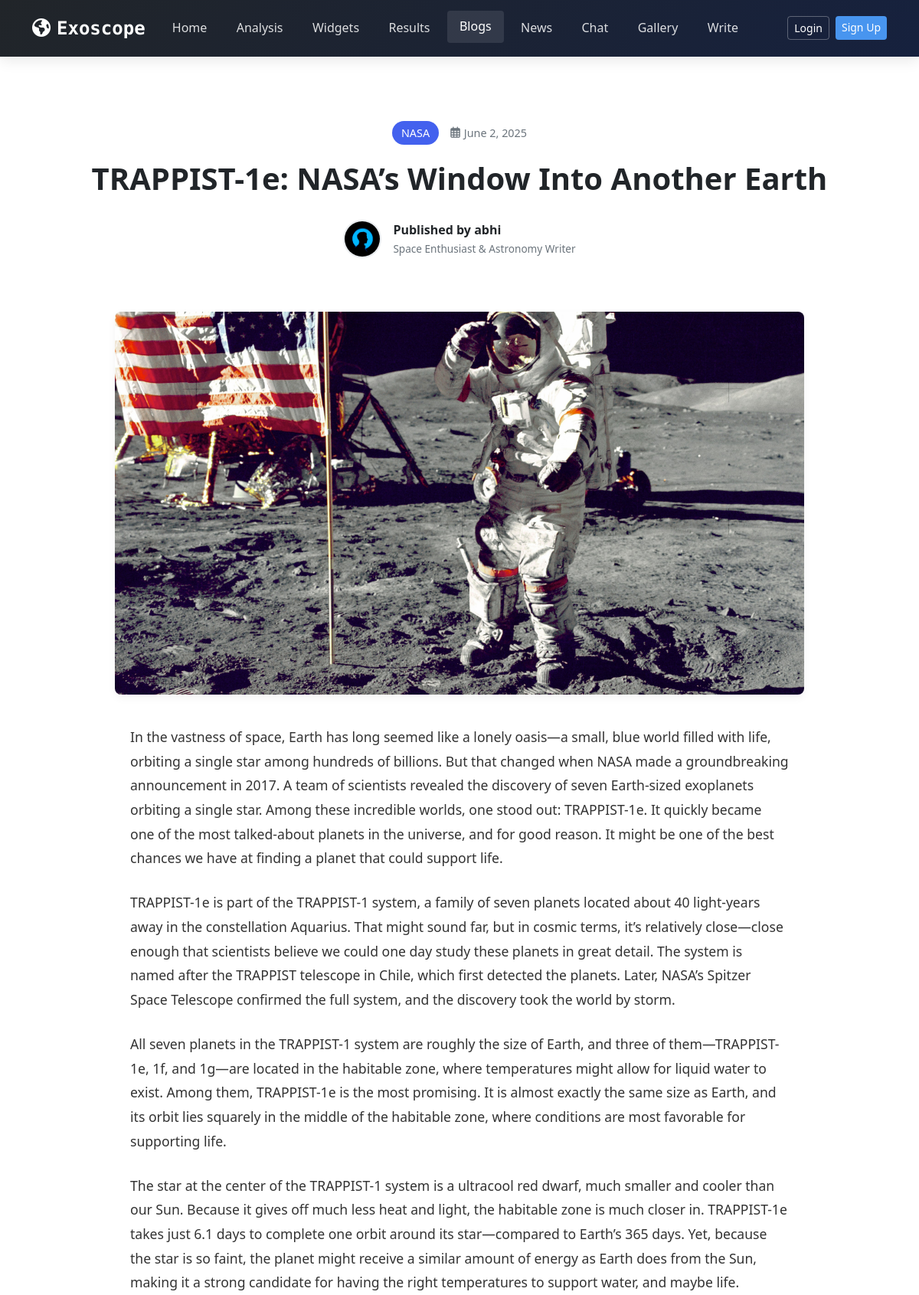
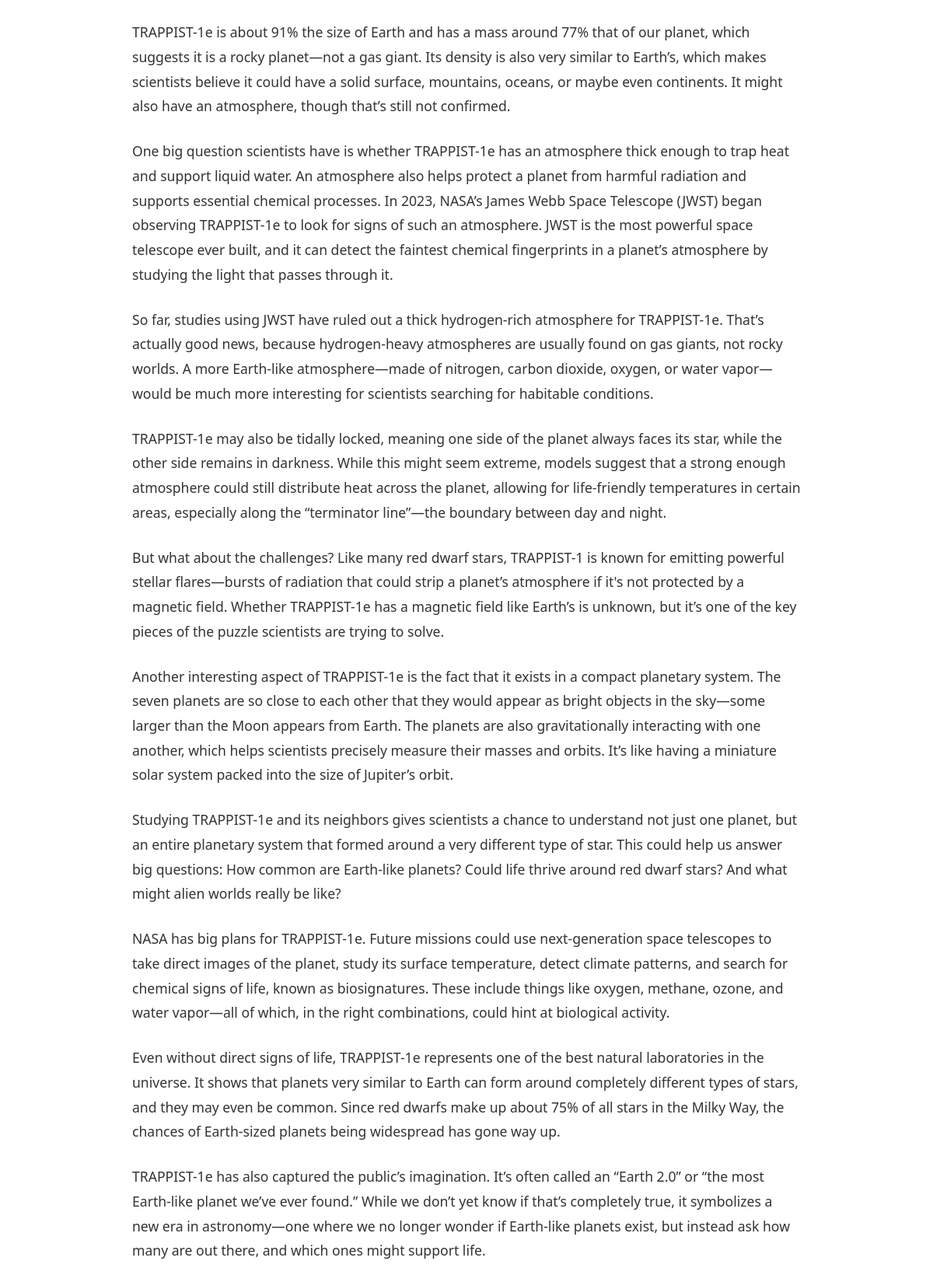
Page /blogs/14/ (upper part) on the committed database (2 pictures, top to bottom).
### predictor/models.py (models this page shows, shortened)
class Blog(models.Model):
    CATEGORY_CHOICES = [
        ('nasa', 'NASA'),
        ('exoplanets', 'Exoplanets'),
        ('missions', 'Missions'),
    ]
    title = models.CharField(max_length=200)
    content = models.TextField()
    category = models.CharField(max_length=50, choices=CATEGORY_CHOICES)
    image = models.ImageField(upload_to='blog_images/', blank=True, null=True)
    author = models.ForeignKey(User, on_delete=models.CASCADE)
    created_at = models.DateTimeField(auto_now_add=True)

### predictor/views.py (the view)
# urls.py: path('blogs/<int:pk>/', views.blog_detail, name='blog_detail'),
def blog_detail(request, pk):
    blog = get_object_or_404(Blog, pk=pk)
    if request.method == "POST":
        form = CommentForm(request.POST)
        if form.is_valid():
            comment = form.save(commit=False)
            comment.blog = blog
            comment.save()
            return redirect('blog_detail', pk=pk)
    else:
        form = CommentForm()
    return render(request, 'blog_detail.html', {
        'blog': blog,
        'form': form
    })

### predictor/templates/blog_detail.html (shortened to what this page needs)
{% extends 'base.html' %}
{% load static %}
{% block extra_css %}
<link rel="stylesheet" href="{% static 'css/blog-detail.css' %}">
<link rel="stylesheet" href="https://cdnjs.cloudflare.com/ajax/libs/animate.css/4.1.1/animate.min.css">
<link rel="stylesheet" href="https://cdnjs.cloudflare.com/ajax/libs/font-awesome/6.4.0/css/all.min.css">
{% endblock %}
{% block content %}
<div class="blog-container">
  <header class="blog-header">
    <div class="header-content">
      <div class="blog-meta">
        <span class="blog-category">{{ blog.get_category_display }}</span>
        <span class="blog-date"><i class="far fa-calendar-alt"></i> {{ blog.created_at|date:"F j, Y" }}</span>
      </div>
      <h1 class="blog-title animate__animated animate__fadeInUp">{{ blog.title }}</h1>
      <div class="blog-author">
        <div class="author-avatar">
          <img src="{% static 'images/astronaut-avatar.jpg' %}" alt="Author">
        </div>
        <div class="author-info">
          <span class="author-name">Published by {{ blog.author.username|default:"Cosmic Explorer" }}</span>
          <span class="author-bio">Space Enthusiast & Astronomy Writer</span>
        </div>
      </div>
    </div>
  </header>
  <div class="featured-image">
    <img src="{% if blog.image %}{{ blog.image.url }}{% else %}{% static 'images/sample.jpg' %}{% endif %}" alt="{{ blog.title }}">
  </div>
  <main class="blog-content">
    <article class="blog-article">
      {{ blog.content|linebreaks }}
    </article>
  </main>
</div>
{% endblock %}

### predictor/templates/base.html (shortened to what this page needs)
{% load static %}
<!DOCTYPE html>
<html lang="en">
<head>
  <link href="https://cdn.jsdelivr.net/npm/bootstrap@5.3.0/dist/css/bootstrap.min.css" rel="stylesheet">
  <link rel="stylesheet" href="https://cdnjs.cloudflare.com/ajax/libs/font-awesome/6.4.0/css/all.min.css">
  <link rel="stylesheet" href="https://cdnjs.cloudflare.com/ajax/libs/font-awesome/6.0.0/css/all.min.css">
  <link rel="stylesheet" href="https://cdnjs.cloudflare.com/ajax/libs/animate.css/4.1.1/animate.min.css">
  <link rel="stylesheet" href="{% static 'css/base.css' %}">
  {% block extra_css %}{% endblock %}
</head>
<body>
  <nav class="navbar navbar-expand-lg navbar-dark sticky-top">
    <div class="container">
      <a class="navbar-brand" href="{% url 'home' %}">
        <i class="fas fa-globe-americas me-2"></i>Exoscope
      </a>
      <div class="collapse navbar-collapse" id="navbarNav">
        <ul class="navbar-nav me-auto">
          <li class="nav-item">
            <a class="nav-link {% if request.path == '/' %}active{% endif %}" href="{% url 'home' %}">Home</a>
          </li>
          <li class="nav-item">
            <a class="nav-link {% if request.path == '/analysis/' %}active{% endif %}" href="{% url 'analysis' %}">Analysis</a>
          </li>
          <li class="nav-item">
            <a class="nav-link {% if request.path == '/widgets/' or request.path == '/space_widgets/' or request.path == '/apod/' %}active{% endif %}" href="{% url 'widgets' %}">Widgets</a>
          </li>
          <li class="nav-item">
            <a class="nav-link {% if request.path == '/results/' %}active{% endif %}" href="{% url 'results' %}">Results</a>
          </li>
          <li class="nav-item">
            <a class="nav-link {% if request.path == '/blogs/' or '/blogs/' in request.path %}active{% endif %}" href="{% url 'blogs' %}">Blogs</a>
          </li>
          <li class="nav-item">
            <a class="nav-link {% if request.path == '/astronomy-news/' %}active{% endif %}" href="{% url 'astronomy_news' %}">News</a>
          </li>
          <li class="nav-item">
            <a class="nav-link {% if request.path == '/chatbot/' or request.path == '/spacebot/' %}active{% endif %}" href="{% url 'chatbot_page' %}">Chat</a>
          </li>
          <li class="nav-item">
            <a class="nav-link {% if request.path == '/gallery/' %}active{% endif %}" href="{% url 'gallery' %}">Gallery</a>
          </li>
          <li class="nav-item">
            <a class="nav-link {% if request.path == '/submit/' %}active{% endif %}" href="{% url 'submit_blog' %}">Write</a>
          </li>
        </ul>
        <div class="auth-buttons d-flex">
          {% if user.is_authenticated %}
            <span class="text-white me-3 d-flex align-items-center">
              <i class="fas fa-user-circle me-2"></i>{{ user.username }}
            </span>
            <a href="{% url 'logout' %}" class="btn btn-sm btn-login">Logout</a>
          {% else %}
            <a href="{% url 'login' %}" class="btn btn-sm btn-login">Login</a>
            <a href="{% url 'signup' %}" class="btn btn-sm btn-signup">Sign Up</a>
          {% endif %}
        </div>
      </div>
    </div>
  </nav>
  <main class="py-4">
    {% block content %}{% endblock %}
  </main>
</body>
</html>

### predictor/static/css/base.css (style rules this page uses)
:root { --primary-color: #6c63ff; --secondary-color: #4d44db; --dark-color: #1a1a2e; --light-color: #f8f9fa; --accent-color: #00b4d8; }
body { font-family: 'Poppins', sans-serif; background-color: #f8f9fa; }
.navbar { background: linear-gradient(135deg, var(--dark-color) 0%, #16213e 100%); box-shadow: 0 4px 18px rgba(0, 0, 0, 0.1); padding: 0.8rem 0; }
.navbar-brand { font-family: 'Space Mono', monospace; font-weight: 700; font-size: 1.5rem; color: white !important; transition: all 0.3s ease; }
.nav-link { font-weight: 500; padding: 0.5rem 1rem !important; margin: 0 0.2rem; border-radius: 4px; transition: all 0.3s ease; color: rgba(255, 255, 255, 0.85) !important; }
.nav-link:hover, .nav-link.active { color: white !important; background-color: rgba(255, 255, 255, 0.1); transform: translateY(-2px); }
.auth-buttons .btn { margin-left: 0.5rem; font-weight: 500; border-radius: 4px; }
.btn-login { background-color: transparent; border: 1px solid rgba(255, 255, 255, 0.3); color: white; }
.btn-signup { background-color: var(--accent-color); border: none; color: white; }

### predictor/static/css/blog-detail.css (style rules this page uses)
:root { --primary-color: #4361ee; --secondary-color: #3f37c9; --accent-color: #4895ef; --light-color: #f8f9fa; --dark-color: #212529; --gray-color: #6c757d; --light-gray: #e9ecef; --border-radius: 8px; --box-shadow: 0 4px 12px rgba(0, 0, 0, 0.05); --transition: all 0.3s ease; --content-width: 900px; }
body { font-family: 'Segoe UI', Tahoma, Geneva, Verdana, sans-serif; line-height: 1.6; color: var(--dark-color); background-color: #ffffff; }
.blog-container { max-width: 1200px; margin: 0 auto; padding: 0 20px; }
.blog-header { padding: 60px 0 30px; text-align: center; }
.blog-meta { display: flex; justify-content: center; align-items: center; flex-wrap: wrap; gap: 15px; margin-bottom: 20px; font-size: 0.9rem; color: var(--gray-color); }
.blog-category { background-color: var(--primary-color); color: white; padding: 4px 12px; border-radius: 20px; font-weight: 500; }
.blog-date { display: flex; align-items: center; gap: 5px; }
.blog-title { font-size: 2.5rem; margin: 20px 0; font-weight: 700; line-height: 1.2; color: var(--dark-color); }
.blog-author { display: flex; align-items: center; justify-content: center; gap: 15px; margin-top: 30px; }
.author-avatar img { width: 50px; height: 50px; border-radius: 50%; object-fit: cover; border: 2px solid var(--light-gray); }
.author-info { text-align: left; }
.author-name { display: block; font-weight: 600; color: var(--dark-color); }
.author-bio { display: block; font-size: 0.85rem; color: var(--gray-color); }
.featured-image { margin: 40px 0; border-radius: var(--border-radius); overflow: hidden; box-shadow: var(--box-shadow); max-width: var(--content-width); margin-left: auto; margin-right: auto; }
.featured-image img { width: 100%; height: auto; display: block; max-height: 500px; object-fit: cover; }
.blog-content { max-width: var(--content-width); margin: 0 auto; padding: 0 20px; }
.blog-article { font-size: 1.1rem; line-height: 1.8; color: #333; }
.blog-article p { margin-bottom: 1.5em; }

### rows in the picture
Blog: category "NASA", created_at "June 2, 2025", title "TRAPPIST-1e: NASA’s Window Into Another Earth", author.username "abhi", image (picture), content "In the vastness of space, Earth has long seemed like a lonely oasis—a small, blue world filled with life, orbiting a single star among hundreds of billions. But that changed when NASA made a groundbreaking announcement in 2017. A team of scientists revealed the discovery of seven Earth-sized exoplanets orbiting a single star. Among these incredible worlds, one stood out: TRAPPIST-1e. It quickly became one of the most talked-about planets in the universe, and for good reason. It might be one of the best chances we have at finding a planet that could support life. TRAPPIST-1e is part of the TRAPPIST-1 system, a family of seven planets located about 40 light-years away in the constellation…"
